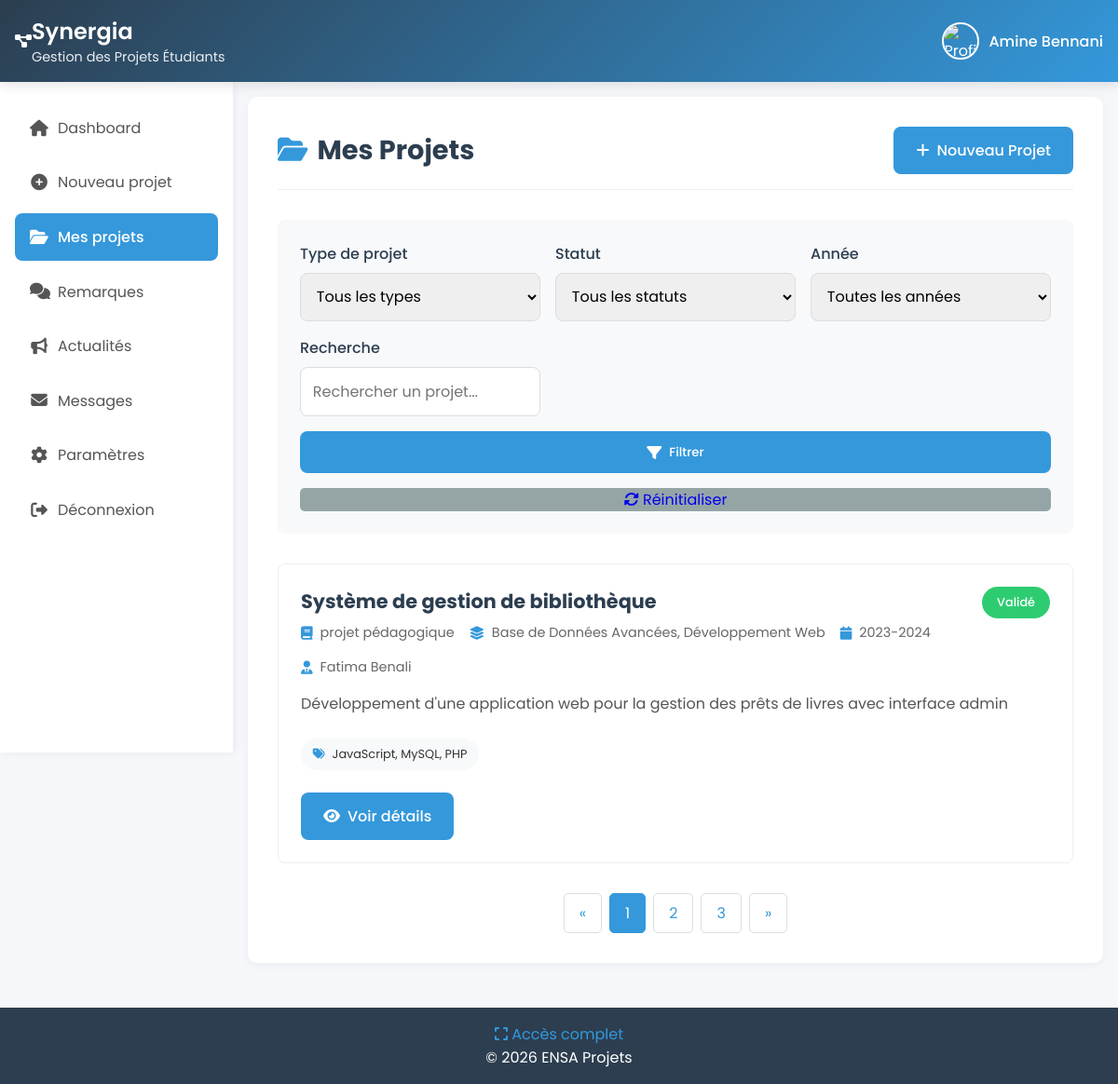
Page /etudiant/Mesprojets.php (signed in) on the committed database.
### tables this page shows
CREATE TABLE `utilisateur` (
  `id_utilisateur` int(11) NOT NULL,
  `nom` varchar(100) DEFAULT NULL,
  `prenom` varchar(100) DEFAULT NULL,
  `email` varchar(150) DEFAULT NULL,
  `mot_de_passe` varchar(255) DEFAULT NULL,
  `role` enum('etudiant','enseignant','admin') DEFAULT NULL,
  `date_creation` datetime DEFAULT current_timestamp()
);

CREATE TABLE `projet` (
  `id_projet` int(11) NOT NULL,
  `titre` varchar(255) DEFAULT NULL,
  `description` text DEFAULT NULL,
  `type_projet` enum('Stage d''initiation','Stage d''ingénieur adjoint','Stage de fin d''études - PFE','projet pédagogique') DEFAULT NULL,
  `sujet` varchar(100) DEFAULT NULL,
  `date_soumission` datetime DEFAULT current_timestamp(),
  `statut` enum('en_attente','valide','refuse') DEFAULT 'en_attente',
  `id_etudiant` int(11) DEFAULT NULL,
  `id_enseignant` int(11) DEFAULT NULL
);

### etudiant/Mesprojets.php (the view, shortened to what this page needs)
<?php
require_once __DIR__ . '/../hello/config.php';
try {
    $stmt = $db->prepare("SELECT * FROM utilisateur WHERE id_utilisateur = ?");
    $stmt->execute([$_SESSION['id_utilisateur']]);
    $etudiant = $stmt->fetch(PDO::FETCH_ASSOC);
} catch (PDOException $e) {
    die("Erreur base de données : " . $e->getMessage());
}
$search_filter = $_GET['search'] ?? '';
$sql = "
    SELECT p.*,
           ue.prenom AS enseignant_prenom, ue.nom AS enseignant_nom,
           GROUP_CONCAT(DISTINCT m.nom_module SEPARATOR ', ') AS modules,
           GROUP_CONCAT(DISTINCT mc.terme SEPARATOR ', ') AS mots_cles,
           m.semestre,
           CONCAT(m.annee_module) AS annee_scolaire
    FROM projet p
    LEFT JOIN enseignant e ON p.id_enseignant = e.id_enseignant
    LEFT JOIN utilisateur ue ON e.id_enseignant = ue.id_utilisateur
    LEFT JOIN projet_module pm ON p.id_projet = pm.id_projet
    LEFT JOIN module m ON pm.id_module = m.id_module
    LEFT JOIN projet_mot_cle pmc ON p.id_projet = pmc.id_projet
    LEFT JOIN mot_cle mc ON pmc.id_mot_cle = mc.id_mot_cle
    WHERE p.id_etudiant = ?
";
$params = [$_SESSION['id_utilisateur']];
$sql .= " GROUP BY p.id_projet ORDER BY p.date_soumission DESC";
try {
    $stmt = $db->prepare($sql);
    $stmt->execute($params);
    $projets = $stmt->fetchAll(PDO::FETCH_ASSOC);
} catch (PDOException $e) {
    error_log("Erreur récupération projets: " . $e->getMessage());
    die("Erreur lors de la récupération des projets.");
}
?>
<!DOCTYPE html>
<html lang="fr">
<head>
    <link rel="stylesheet" href="https://cdnjs.cloudflare.com/ajax/libs/font-awesome/6.0.0-beta3/css/all.min.css">
    <link rel="stylesheet" href="https://cdnjs.cloudflare.com/ajax/libs/font-awesome/6.4.0/css/all.min.css">
</head>
<body>
    <header class="header">
        <div class="logo">
            <i class="fas fa-project-diagram"></i>
            <div class="logo-text">
                <h1>Synergia</h1>
                <p>Gestion des Projets Étudiants</p>
            </div>
        </div>
        <div class="user-profile">
            <img src="images/default-profile.png" alt="Profil étudiant">
            <span class="user-name">
                <?php echo htmlspecialchars($etudiant['prenom'] . ' ' . $etudiant['nom']); ?>
            </span>
        </div>
    </header>
    <div class="container">
        <aside class="sidebar" id="sidebar">
            <ul class="sidebar-menu">
                <li><a href="Acceuil1.php"><i class="fas fa-home"></i> Dashboard</a></li>
                <li><a href="nv_prj.php"><i class="fas fa-plus-circle"></i> Nouveau projet</a></li>
                <li><a href="Mesprojets.php" class="active"><i class="fas fa-folder-open"></i> Mes projets</a></li>
                <li><a href="remarques.php"><i class="fas fa-comments"></i> Remarques</a></li>
                <li><a href="actualite.php"><i class="fas fa-bullhorn"></i> Actualités</a></li>
                <li><a href="message.php"><i class="fas fa-envelope"></i> Messages</a></li>
                <li><a href="param.php"><i class="fas fa-cog"></i> Paramètres</a></li>
                <li><a href="logout.php"><i class="fas fa-sign-out-alt"></i> Déconnexion</a></li>
            </ul>
        </aside>
        <main class="main-content">
            <div class="page-header">
                <h2><i class="fas fa-folder-open"></i> Mes Projets</h2>
                <a href="nv_prj.php" class="btn"><i class="fas fa-plus"></i> Nouveau Projet</a>
            </div>
            <form method="get" action="Mesprojets.php" class="filters">
                <div class="filter-group">
                    <label for="filter-type">Type de projet</label>
                    <select id="filter-type" name="type" class="filter-control">
                        <option value="">Tous les types</option>
                    </select>
                </div>
                <div class="filter-group">
                    <label for="filter-status">Statut</label>
                    <select id="filter-status" name="status" class="filter-control">
                        <option value="">Tous les statuts</option>
                    </select>
                </div>
                <div class="filter-group">
                    <label for="filter-year">Année</label>
                    <select id="filter-year" name="annee" class="filter-control">
                        <option value="">Toutes les années</option>
                    </select>
                </div>
                <div class="filter-group">
                    <label for="filter-search">Recherche</label>
                    <input type="text" id="filter-search" name="search" class="filter-control"
                           placeholder="Rechercher un projet..." value="<?= htmlspecialchars($search_filter) ?>">
                </div>
                <div class="filter-group" style="grid-column: 1 / -1; display: flex; gap: 1rem; justify-content: flex-end;">
                    <button type="submit" class="btn"><i class="fas fa-filter"></i> Filtrer</button>
                    <a href="Mesprojets.php" class="btn-secondary"><i class="fas fa-sync-alt"></i> Réinitialiser</a>
                </div>
            </form>
            <div class="project-list">
                <?php if (empty($projets)): ?>
                    <div class="empty-state">
                        <i class="fas fa-folder-open"></i>
                        <h3>Aucun projet trouvé</h3>
                        <p>Vous n'avez pas encore de projets ou aucun projet ne correspond à vos critères de recherche.</p>
                        <a href="nv_prj.php" class="btn" style="margin-top: 1rem;"><i class="fas fa-plus"></i> Créer un nouveau projet</a>
                    </div>
                <?php else: ?>
                    <?php foreach ($projets as $projet): ?>
                        <div class="project-card">
                            <div class="project-header">
                                <div>
                                    <h3 class="project-title"><?= htmlspecialchars($projet['titre']) ?></h3>
                                    <div class="project-meta">
                                        <span>
                                            <i class="fas <?= ($projet['type_projet'] == 'projet pédagogique') ? 'fa-book' : 'fa-briefcase' ?>"></i>
                                            <?= htmlspecialchars($projet['type_projet']) ?>
                                        </span>
                                        <?php if (!empty($projet['modules'])): ?>
                                            <span><i class="fas fa-layer-group"></i> <?= htmlspecialchars($projet['modules']) ?></span>
                                        <?php endif; ?>
                                        <?php if (!empty($projet['annee_scolaire'])): ?>
                                            <span><i class="fas fa-calendar"></i> <?= htmlspecialchars($projet['annee_scolaire']) ?></span>
                                        <?php endif; ?>
                                        <?php if (!empty($projet['enseignant_prenom']) && !empty($projet['enseignant_nom'])): ?>
                                            <span>
                                                <i class="fas fa-user-tie"></i>
                                                <?= htmlspecialchars($projet['enseignant_prenom'] . ' ' . $projet['enseignant_nom']) ?>
                                            </span>
                                        <?php endif; ?>
                                    </div>
                                </div>
                                <span class="project-status status-<?= htmlspecialchars($projet['statut']) ?>">
                                    <?php
                                    switch ($projet['statut']) {
                                        case 'valide': echo "Validé"; break;
                                    }
                                    ?>
                                </span>
                            </div>
                            <p class="project-description">
                                <?= nl2br(htmlspecialchars($projet['description'])) ?>
                            </p>
                            <?php if (!empty($projet['mots_cles'])): ?>
                                <div class="project-files">
                                    <span class="file-badge">
                                        <i class="fas fa-tags"></i>
                                        <?= htmlspecialchars($projet['mots_cles']) ?>
                                    </span>
                                </div>
                            <?php endif; ?>
                            <div class="project-actions">
                                <a href="detail_projet.php?id=<?= $projet['id_projet'] ?>" class="btn"><i class="fas fa-eye"></i> Voir détails</a>
                            </div>
                        </div>
                    <?php endforeach; ?>
                <?php endif; ?>
            </div>
            <div class="pagination">
                <a href="#" class="page-link">&laquo;</a>
                <a href="#" class="page-link active">1</a>
                <a href="#" class="page-link">2</a>
                <a href="#" class="page-link">3</a>
                <a href="#" class="page-link">&raquo;</a>
            </div>
        </main>
    </div>
    <footer>
        <a href="full-access.html">
            <i class="fas fa-expand"></i> Accès complet
        </a>
        <p>© <?= date('Y') ?> ENSA Projets</p>
    </footer>
</body>
</html>

### rows in the picture
utilisateur: prenom+nom "Amine Bennani"
projet: titre "Système de gestion de bibliothèque", type_projet "projet pédagogique", modules "Base de Données Avancées, Développement Web", annee_scolaire "2023-2024", enseignant_nom "Fatima Benali", statut "Validé", description "Développement d'une application web pour la gestion des prêts de livres avec interface admin", mots_cles "JavaScript, MySQL, PHP"
